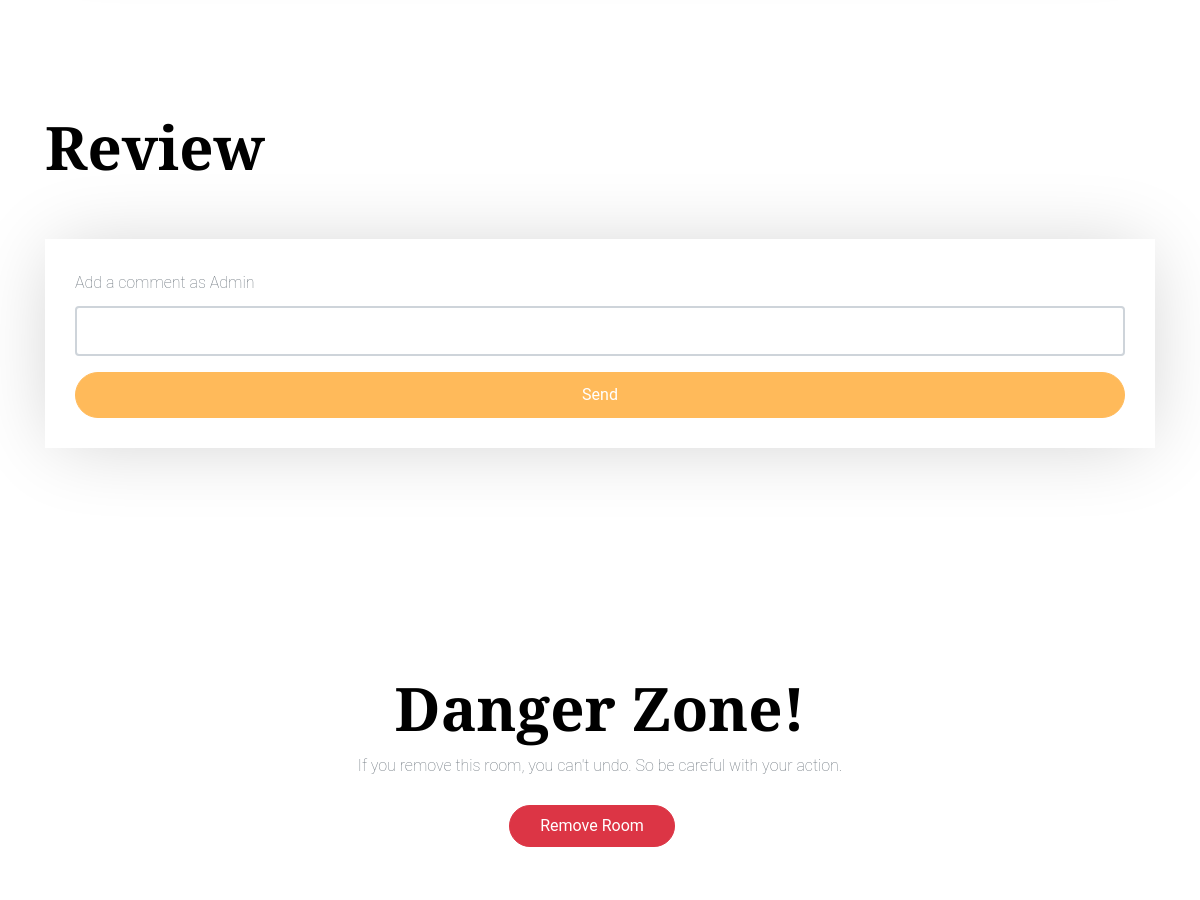
The page /modify_room/2 (signed in, middle part) on the database as committed earlier.
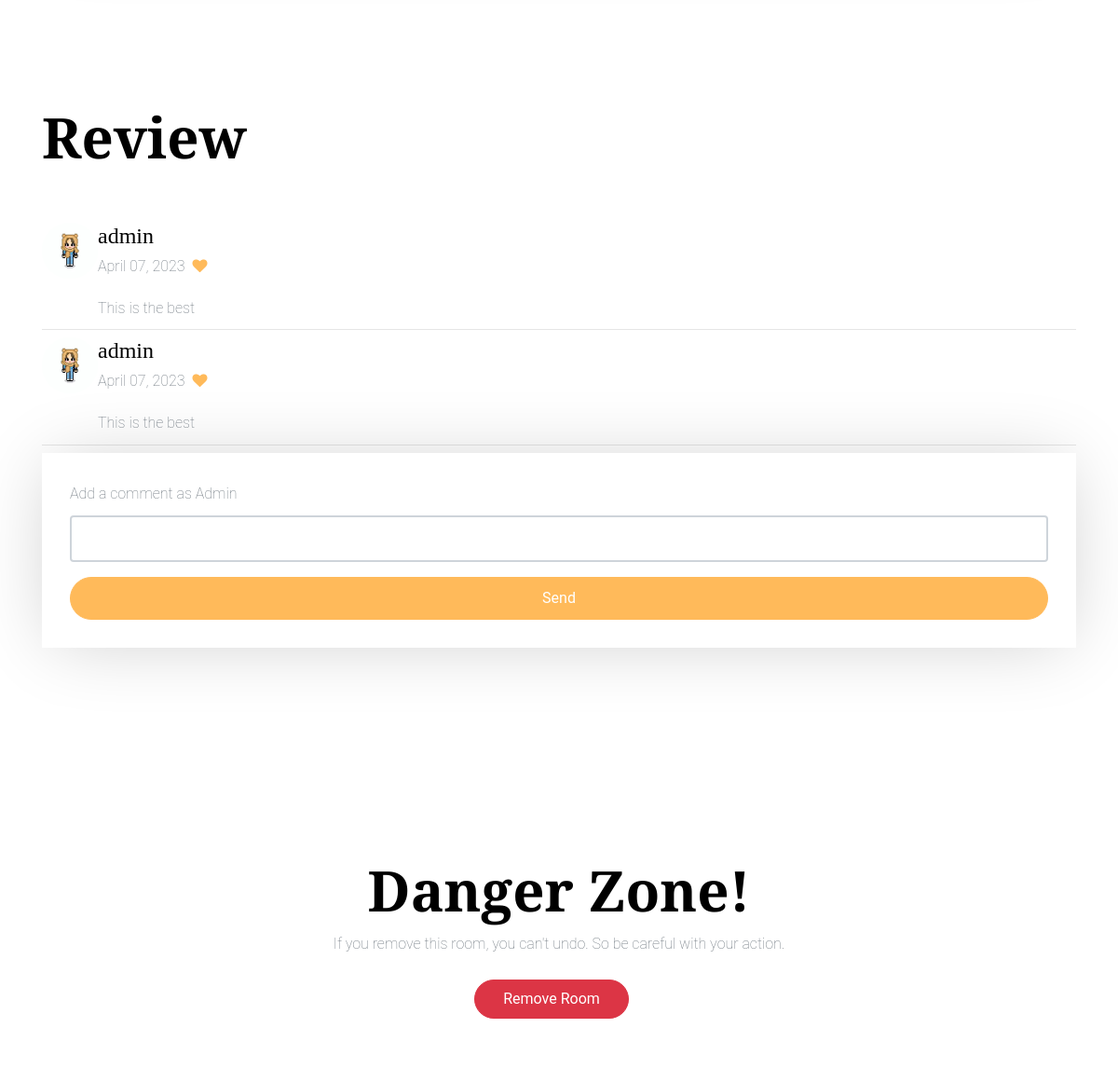
The same page on the database as committed later.
### model.py (models this page shows)
class Review(Base):
    __tablename__ = 'reviews'
    id = Column(Integer, primary_key=True)
    user_id = Column(Integer, ForeignKey('users.id'), nullable=False)
    room_id = Column(Integer, ForeignKey('rooms.id'), nullable=False)
    comment = Column(String(1000), nullable=False)
    rating = Column(Integer, nullable=False) # 1-5
    show = Column(Integer, nullable=False, default=0) # 0 = hidden, 1 = visible
    room = relationship('Room', backref='reviews')

class User(Base):
    __tablename__ = 'users'
    id = Column(Integer, primary_key=True)
    username = Column(String(20), unique=True, nullable=False)
    password = Column(String(128), nullable=False)
    friendly_name = Column(String(50), nullable=False)
    phone_number = Column(String(20), nullable=False)
    email = Column(String(50), nullable=False)
    is_admin = Column(Integer, nullable=False, default=0)
    is_staff = Column(Integer, nullable=False, default=0)

### admin_route.py (the view)
@admin_route.route('/modify_room/<int:room_id>', methods=['GET', 'POST'])
def modify_room_route(room_id):
    with app.app_context():
        if not session.get('logged_in'):
            return redirect(url_for('authenticate_route.login'))
        else:
            if request.method == 'POST' and (session['is_admin'] or session['is_staff']):
                if 'room_number' not in request.form or 'price' not in request.form:
                    return render_template('admin.html', error="Room number and price are required")
                room_number = request.form['room_number']
                price = request.form['price']
                floor = request.form['floor'] if 'floor' in request.form else "0"
                capacity = request.form['capacity'] if 'capacity' in request.form else 1
                image = request.form['image'] if 'image' in request.form else "default.jpg"
                description = request.form['description'] if 'description' in request.form else "very nice room"
                available = request.form['available'] if 'available' in request.form else 1
                average_rating = request.form['average_rating'] if 'average_rating' in request.form else 5
                if modify_room(room_id, room_number, price, floor,capacity, image, description, available, average_rating):
                    return redirect('/')
                return redirect('/')
            else:
                room = get_room_by_id(room_id)
                reservations = get_reservations_by_room_id(room_id)
                reviews = get_reviews_by_room_id(room_id)
                return render_template('admin_staff_modify_room.html',reviews=reviews, room=room, reservations=reservations)

### controller.py (called while the page is built)
def get_room_by_id(room_id):
    session = DBSession()
    room = session.query(Room).get(room_id)
    session.close()
    return room

def get_reservations_by_room_id(room_id):
    session = DBSession()
    reservations_raw = session.query(Reservation).filter_by(room_id=room_id).all()
    reservations = []
    for reservation in reservations_raw:
        room = session.query(Room).get(reservation.room_id)
        reservation.room_number = room.room_number
        reservation.price = room.price
        reservation.floor = room.floor
        reservation.capacity = room.capacity
        reservation.image = room.image
        reservations.append(reservation)
    session.close()
    return reservations

def get_reviews_by_room_id(room_id):
    session = DBSession()
    reviews = session.query(Review).filter_by(room_id=room_id).all()
    review_with_name = []
    for review in reviews:
        user = session.query(User).get(review.user_id)
        review.name = user.username if user.friendly_name == "" else user.friendly_name
        review_with_name.append(review)
    session.close()
    return review_with_name

### templates/admin_staff_modify_room.html (shortened to what this page needs)
{% extends "base.html" %}
{% block body %}
<section class="section">
  <div class="container">
    <div class="row  justify-content-centertext-center mb-5">
      <div class="col-md-7">
        <h2 class="heading" data-aos="fade-up">Review</h2>
      </div>
    </div>
    <div class="row" data-aos="fade-up">
      {% for review in reviews %}
      <div class="col-md-12">
        <div class="d-flex flex-start">
          <img class="rounded-circle shadow-1-strong me-3"
            src="{{ url_for('static', filename='images/guest-avatar.jpg') }}" alt="avatar" width="60"
            height="60" />
          <div>
            <h4 class="fw-bold mb-1">{{ review.name }}</h4>
            <div class="d-flex align-items-center mb-3">
              <p class="mb-0">
                April 07, 2023
              </p>
              <a href="#" class=""><i class="fa fa-heart ml-2"></i></a>
            </div>
            <p class="mb-0">{{ review.comment }}</p>
          </div>
        </div>
        <hr class="my-2" />
      </div>
      {% endfor %}
    </div>
    <div class="block-32" data-aos="fade-up" data-aos-offset="-200">
        <form action="{{ url_for('user_route.add_review_route', room_id=room.id) }}" method="POST">
            <div class="form-group">
                <label for="comment">Add a comment as {{ "Admin" if session['is_admin'] else "Staff" if session['is_staff'] else "User" }}</label>
                <input type="text" name="comment" class="form-control" required>
            </div>
            <button type="submit" class="btn btn-primary btn-block text-white" data-toggle="modal" data-target="#exampleModal">
                Send
            </button>
        </form>
    </div>
  </div>
</section>
{% if session['is_admin'] %}
<section class="section">
  <div class="container px-5">
    <div class="row justify-content-center text-center mb-5">
      <div class="col-md-12 order-lg-1" data-aos="fade-up">
        <h2 class="heading">Danger Zone!</h2>
        <p class="mb-4">If you remove this room, you can't undo. So be careful with your action.</p>
        <button onclick="{{ url_for('admin_route.delete_room', room_id=room.id) }}" class="btn btn-danger text-white py-2 mr-3" data-aos="fade-up">Remove Room</button>
      </div>
    </div>
  </div>
</section>
{% endif %}
{% endblock %}

Rows that differ between the two databases and show on the page:
added Review: name "admin", comment "This is the best"
added Review: name "admin", comment "This is the best"
now on this page (row unchanged): User: username "Admin"
Other text that changed with them:
text no longer shown: "Admin"
